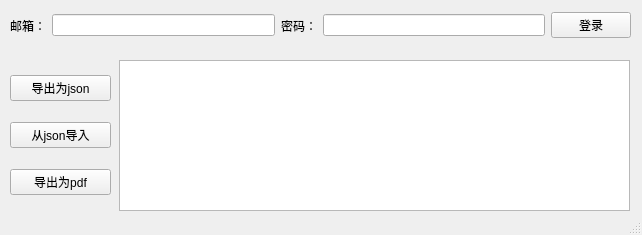
<?xml version="1.0" encoding="UTF-8"?>
<ui version="4.0">
 <class>MainWindow</class>
 <widget class="QMainWindow" name="MainWindow">
  <property name="geometry">
   <rect>
    <x>0</x>
    <y>0</y>
    <width>642</width>
    <height>235</height>
   </rect>
  </property>
  <property name="windowTitle">
   <string>你的日记导入导出</string>
  </property>
  <widget class="QWidget" name="centralwidget">
   <widget class="QWidget" name="horizontalLayoutWidget">
    <property name="geometry">
     <rect>
      <x>10</x>
      <y>10</y>
      <width>621</width>
      <height>31</height>
     </rect>
    </property>
    <layout class="QHBoxLayout" name="horizontalLayout_2">
     <item>
      <widget class="QLabel" name="label">
       <property name="text">
        <string>邮箱：</string>
       </property>
      </widget>
     </item>
     <item>
      <widget class="QLineEdit" name="editEmail"/>
     </item>
     <item>
      <widget class="QLabel" name="label_2">
       <property name="text">
        <string>密码：</string>
       </property>
      </widget>
     </item>
     <item>
      <widget class="QLineEdit" name="editPasswd"/>
     </item>
     <item>
      <widget class="QPushButton" name="btnLogin">
       <property name="text">
        <string>登录</string>
       </property>
      </widget>
     </item>
    </layout>
   </widget>
   <widget class="QWidget" name="verticalLayoutWidget">
    <property name="geometry">
     <rect>
      <x>10</x>
      <y>60</y>
      <width>101</width>
      <height>151</height>
     </rect>
    </property>
    <layout class="QVBoxLayout" name="verticalLayout_2">
     <item>
      <widget class="QPushButton" name="btnExprotToJson">
       <property name="text">
        <string>导出为json</string>
       </property>
      </widget>
     </item>
     <item>
      <widget class="QPushButton" name="btnImportFromJson">
       <property name="text">
        <string>从json导入</string>
       </property>
      </widget>
     </item>
     <item>
      <widget class="QPushButton" name="btnExprotToPdf">
       <property name="text">
        <string>导出为pdf</string>
       </property>
      </widget>
     </item>
    </layout>
   </widget>
   <widget class="QWidget" name="verticalLayoutWidget_2">
    <property name="geometry">
     <rect>
      <x>119</x>
      <y>60</y>
      <width>511</width>
      <height>151</height>
     </rect>
    </property>
    <layout class="QVBoxLayout" name="verticalLayout_3">
     <item>
      <widget class="QPlainTextEdit" name="textTipInformation"/>
     </item>
    </layout>
   </widget>
  </widget>
  <widget class="QStatusBar" name="statusbar"/>
 </widget>
 <resources/>
 <connections/>
</ui>
